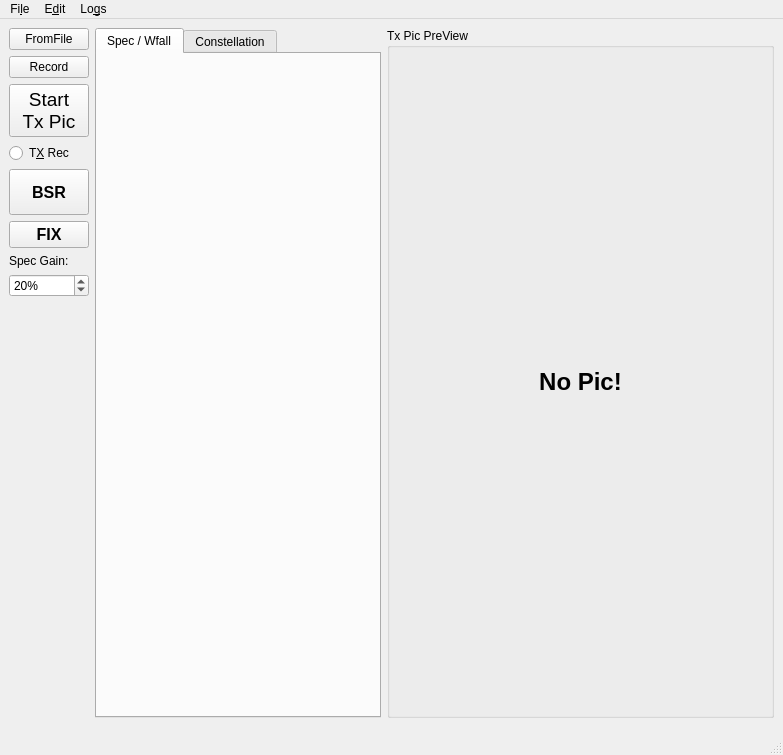
<?xml version="1.0" encoding="UTF-8"?>
<ui version="4.0">
 <class>MainWindow</class>
 <widget class="QMainWindow" name="MainWindow">
  <property name="geometry">
   <rect>
    <x>0</x>
    <y>0</y>
    <width>783</width>
    <height>755</height>
   </rect>
  </property>
  <property name="windowTitle">
   <string>MainWindow</string>
  </property>
  <widget class="QWidget" name="centralwidget">
   <layout class="QGridLayout" name="gridLayout_2">
    <item row="0" column="1" rowspan="7">
     <widget class="QTabWidget" name="tabWf">
      <property name="minimumSize">
       <size>
        <width>286</width>
        <height>0</height>
       </size>
      </property>
      <property name="maximumSize">
       <size>
        <width>280</width>
        <height>16777215</height>
       </size>
      </property>
      <property name="currentIndex">
       <number>0</number>
      </property>
      <widget class="WaterfallWidget" name="WfDisp">
       <property name="sizePolicy">
        <sizepolicy hsizetype="Fixed" vsizetype="Fixed">
         <horstretch>0</horstretch>
         <verstretch>0</verstretch>
        </sizepolicy>
       </property>
       <attribute name="title">
        <string>Spec / Wfall</string>
       </attribute>
      </widget>
      <widget class="QWidget" name="constDisp">
       <attribute name="title">
        <string>Constellation</string>
       </attribute>
       <layout class="QVBoxLayout" name="verticalLayout_2">
        <item>
         <widget class="drmConstellationFrame" name="MscFrame">
          <property name="sizePolicy">
           <sizepolicy hsizetype="Preferred" vsizetype="Preferred">
            <horstretch>0</horstretch>
            <verstretch>0</verstretch>
           </sizepolicy>
          </property>
          <property name="minimumSize">
           <size>
            <width>0</width>
            <height>264</height>
           </size>
          </property>
          <property name="maximumSize">
           <size>
            <width>16777215</width>
            <height>264</height>
           </size>
          </property>
          <property name="palette">
           <palette>
            <active>
             <colorrole role="Base">
              <brush brushstyle="SolidPattern">
               <color alpha="255">
                <red>255</red>
                <green>255</green>
                <blue>255</blue>
               </color>
              </brush>
             </colorrole>
             <colorrole role="Window">
              <brush brushstyle="SolidPattern">
               <color alpha="255">
                <red>0</red>
                <green>0</green>
                <blue>127</blue>
               </color>
              </brush>
             </colorrole>
            </active>
            <inactive>
             <colorrole role="Base">
              <brush brushstyle="SolidPattern">
               <color alpha="255">
                <red>255</red>
                <green>255</green>
                <blue>255</blue>
               </color>
              </brush>
             </colorrole>
             <colorrole role="Window">
              <brush brushstyle="SolidPattern">
               <color alpha="255">
                <red>0</red>
                <green>0</green>
                <blue>127</blue>
               </color>
              </brush>
             </colorrole>
            </inactive>
            <disabled>
             <colorrole role="Base">
              <brush brushstyle="SolidPattern">
               <color alpha="255">
                <red>0</red>
                <green>0</green>
                <blue>127</blue>
               </color>
              </brush>
             </colorrole>
             <colorrole role="Window">
              <brush brushstyle="SolidPattern">
               <color alpha="255">
                <red>0</red>
                <green>0</green>
                <blue>127</blue>
               </color>
              </brush>
             </colorrole>
            </disabled>
           </palette>
          </property>
          <property name="font">
           <font>
            <pointsize>60</pointsize>
            <weight>75</weight>
            <bold>true</bold>
           </font>
          </property>
          <property name="autoFillBackground">
           <bool>true</bool>
          </property>
          <property name="frameShape">
           <enum>QFrame::StyledPanel</enum>
          </property>
          <property name="frameShadow">
           <enum>QFrame::Raised</enum>
          </property>
         </widget>
        </item>
        <item>
         <widget class="drmConstellationFrame" name="FacFrame">
          <property name="sizePolicy">
           <sizepolicy hsizetype="Preferred" vsizetype="Preferred">
            <horstretch>0</horstretch>
            <verstretch>0</verstretch>
           </sizepolicy>
          </property>
          <property name="minimumSize">
           <size>
            <width>0</width>
            <height>264</height>
           </size>
          </property>
          <property name="maximumSize">
           <size>
            <width>16777215</width>
            <height>264</height>
           </size>
          </property>
          <property name="palette">
           <palette>
            <active>
             <colorrole role="Base">
              <brush brushstyle="SolidPattern">
               <color alpha="255">
                <red>255</red>
                <green>255</green>
                <blue>255</blue>
               </color>
              </brush>
             </colorrole>
             <colorrole role="Window">
              <brush brushstyle="SolidPattern">
               <color alpha="255">
                <red>0</red>
                <green>0</green>
                <blue>129</blue>
               </color>
              </brush>
             </colorrole>
            </active>
            <inactive>
             <colorrole role="Base">
              <brush brushstyle="SolidPattern">
               <color alpha="255">
                <red>255</red>
                <green>255</green>
                <blue>255</blue>
               </color>
              </brush>
             </colorrole>
             <colorrole role="Window">
              <brush brushstyle="SolidPattern">
               <color alpha="255">
                <red>0</red>
                <green>0</green>
                <blue>129</blue>
               </color>
              </brush>
             </colorrole>
            </inactive>
            <disabled>
             <colorrole role="Base">
              <brush brushstyle="SolidPattern">
               <color alpha="255">
                <red>0</red>
                <green>0</green>
                <blue>129</blue>
               </color>
              </brush>
             </colorrole>
             <colorrole role="Window">
              <brush brushstyle="SolidPattern">
               <color alpha="255">
                <red>0</red>
                <green>0</green>
                <blue>129</blue>
               </color>
              </brush>
             </colorrole>
            </disabled>
           </palette>
          </property>
          <property name="font">
           <font>
            <pointsize>60</pointsize>
            <weight>75</weight>
            <bold>true</bold>
           </font>
          </property>
          <property name="autoFillBackground">
           <bool>true</bool>
          </property>
          <property name="frameShape">
           <enum>QFrame::StyledPanel</enum>
          </property>
          <property name="frameShadow">
           <enum>QFrame::Raised</enum>
          </property>
         </widget>
        </item>
        <item>
         <spacer name="verticalSpacer_2">
          <property name="orientation">
           <enum>Qt::Vertical</enum>
          </property>
          <property name="sizeHint" stdset="0">
           <size>
            <width>20</width>
            <height>91</height>
           </size>
          </property>
         </spacer>
        </item>
       </layout>
      </widget>
     </widget>
    </item>
    <item row="1" column="0">
     <widget class="QRadioButton" name="TX_Rec">
      <property name="text">
       <string>T&amp;X Rec</string>
      </property>
     </widget>
    </item>
    <item row="0" column="2" rowspan="7">
     <widget class="QGroupBox" name="groupBox">
      <property name="sizePolicy">
       <sizepolicy hsizetype="Preferred" vsizetype="Preferred">
        <horstretch>0</horstretch>
        <verstretch>0</verstretch>
       </sizepolicy>
      </property>
      <property name="title">
       <string>Tx Pic PreView</string>
      </property>
      <layout class="QGridLayout" name="gridLayout">
       <item row="0" column="0">
        <widget class="DropArea" name="imgView">
         <property name="sizePolicy">
          <sizepolicy hsizetype="Ignored" vsizetype="Ignored">
           <horstretch>0</horstretch>
           <verstretch>0</verstretch>
          </sizepolicy>
         </property>
         <property name="font">
          <font>
           <pointsize>18</pointsize>
           <weight>75</weight>
           <bold>true</bold>
          </font>
         </property>
         <property name="text">
          <string>No Pic!</string>
         </property>
         <property name="alignment">
          <set>Qt::AlignCenter</set>
         </property>
        </widget>
       </item>
      </layout>
     </widget>
    </item>
    <item row="2" column="0">
     <widget class="QPushButton" name="Bsr">
      <property name="enabled">
       <bool>true</bool>
      </property>
      <property name="minimumSize">
       <size>
        <width>0</width>
        <height>46</height>
       </size>
      </property>
      <property name="font">
       <font>
        <pointsize>12</pointsize>
        <weight>75</weight>
        <bold>true</bold>
       </font>
      </property>
      <property name="text">
       <string>BSR</string>
      </property>
     </widget>
    </item>
    <item row="3" column="0">
     <widget class="QPushButton" name="Fix">
      <property name="enabled">
       <bool>true</bool>
      </property>
      <property name="font">
       <font>
        <pointsize>12</pointsize>
        <weight>75</weight>
        <bold>true</bold>
       </font>
      </property>
      <property name="text">
       <string>FIX</string>
      </property>
     </widget>
    </item>
    <item row="4" column="0">
     <widget class="QLabel" name="label_2">
      <property name="text">
       <string>Spec Gain:</string>
      </property>
     </widget>
    </item>
    <item row="0" column="0">
     <layout class="QVBoxLayout" name="verticalLayout">
      <item>
       <widget class="QPushButton" name="FromFile">
        <property name="text">
         <string>FromFile</string>
        </property>
        <property name="checkable">
         <bool>true</bool>
        </property>
       </widget>
      </item>
      <item>
       <widget class="QPushButton" name="Record">
        <property name="text">
         <string>Record</string>
        </property>
        <property name="checkable">
         <bool>true</bool>
        </property>
       </widget>
      </item>
      <item>
       <widget class="QPushButton" name="TxPic">
        <property name="sizePolicy">
         <sizepolicy hsizetype="Maximum" vsizetype="Maximum">
          <horstretch>0</horstretch>
          <verstretch>0</verstretch>
         </sizepolicy>
        </property>
        <property name="font">
         <font>
          <pointsize>14</pointsize>
         </font>
        </property>
        <property name="text">
         <string>Start
Tx Pic</string>
        </property>
       </widget>
      </item>
     </layout>
    </item>
    <item row="5" column="0">
     <widget class="QSpinBox" name="SpecGain">
      <property name="suffix">
       <string>%</string>
      </property>
      <property name="value">
       <number>20</number>
      </property>
     </widget>
    </item>
    <item row="6" column="0">
     <spacer name="verticalSpacer">
      <property name="orientation">
       <enum>Qt::Vertical</enum>
      </property>
      <property name="sizeHint" stdset="0">
       <size>
        <width>20</width>
        <height>40</height>
       </size>
      </property>
     </spacer>
    </item>
    <item row="7" column="0" colspan="3">
     <widget class="RxStatus" name="widget" native="true">
      <property name="minimumSize">
       <size>
        <width>0</width>
        <height>0</height>
       </size>
      </property>
     </widget>
    </item>
   </layout>
  </widget>
  <widget class="QMenuBar" name="menubar">
   <property name="geometry">
    <rect>
     <x>0</x>
     <y>0</y>
     <width>783</width>
     <height>19</height>
    </rect>
   </property>
   <widget class="QMenu" name="menuFilw">
    <property name="title">
     <string>Fi&amp;le</string>
    </property>
   </widget>
   <widget class="QMenu" name="menuEdit">
    <property name="title">
     <string>E&amp;dit</string>
    </property>
    <addaction name="actionSound_Card"/>
    <addaction name="actionDrm_Settings"/>
   </widget>
   <widget class="QMenu" name="menuSession_Log">
    <property name="title">
     <string>Lo&amp;gs</string>
    </property>
    <addaction name="actionSession_Log"/>
   </widget>
   <addaction name="menuFilw"/>
   <addaction name="menuEdit"/>
   <addaction name="menuSession_Log"/>
  </widget>
  <widget class="QStatusBar" name="statusbar"/>
  <action name="actionSound_Card">
   <property name="text">
    <string>&amp;Sound Card</string>
   </property>
  </action>
  <action name="actionDrm_Settings">
   <property name="text">
    <string>&amp;Drm Settings</string>
   </property>
  </action>
  <action name="actionSession_Log">
   <property name="text">
    <string>&amp;Session Log</string>
   </property>
  </action>
 </widget>
 <customwidgets>
  <customwidget>
   <class>WaterfallWidget</class>
   <extends>QWidget</extends>
   <header>waterfallwidget.h</header>
   <container>1</container>
  </customwidget>
  <customwidget>
   <class>RxStatus</class>
   <extends>QWidget</extends>
   <header>rxstatus.h</header>
   <container>1</container>
  </customwidget>
  <customwidget>
   <class>DropArea</class>
   <extends>QLabel</extends>
   <header>TxPreview/droparea.h</header>
   <slots>
    <signal>pic_changed(QString)</signal>
    <slot>on_pic_changed(QString)</slot>
   </slots>
  </customwidget>
  <customwidget>
   <class>drmConstellationFrame</class>
   <extends>QFrame</extends>
   <header>drmrx/drmconstellationframe.h</header>
   <container>1</container>
  </customwidget>
 </customwidgets>
 <resources/>
 <connections>
  <connection>
   <sender>imgView</sender>
   <signal>pic_changed(QString)</signal>
   <receiver>MainWindow</receiver>
   <slot>on_pic_changed(QString)</slot>
   <hints>
    <hint type="sourcelabel">
     <x>568</x>
     <y>163</y>
    </hint>
    <hint type="destinationlabel">
     <x>446</x>
     <y>23</y>
    </hint>
   </hints>
  </connection>
  <connection>
   <sender>SpecGain</sender>
   <signal>valueChanged(int)</signal>
   <receiver>MainWindow</receiver>
   <slot>onSpecChanged(int)</slot>
   <hints>
    <hint type="sourcelabel">
     <x>81</x>
     <y>329</y>
    </hint>
    <hint type="destinationlabel">
     <x>119</x>
     <y>361</y>
    </hint>
   </hints>
  </connection>
 </connections>
 <slots>
  <slot>on_pic_changed(QString)</slot>
  <slot>on_SendGlitch_ckicked()</slot>
  <slot>on_BSR_clicked()</slot>
  <slot>onVolumeChanged(int)</slot>
  <slot>onSpecChanged(int)</slot>
 </slots>
</ui>
